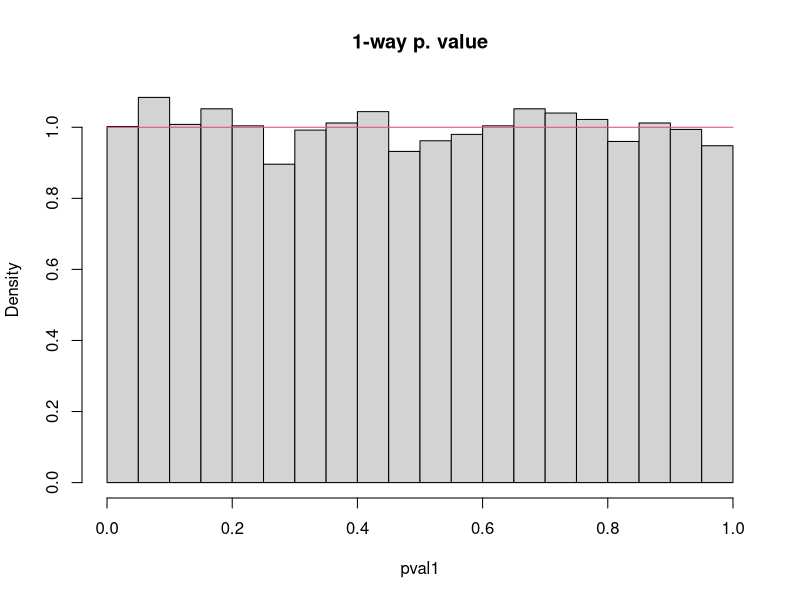
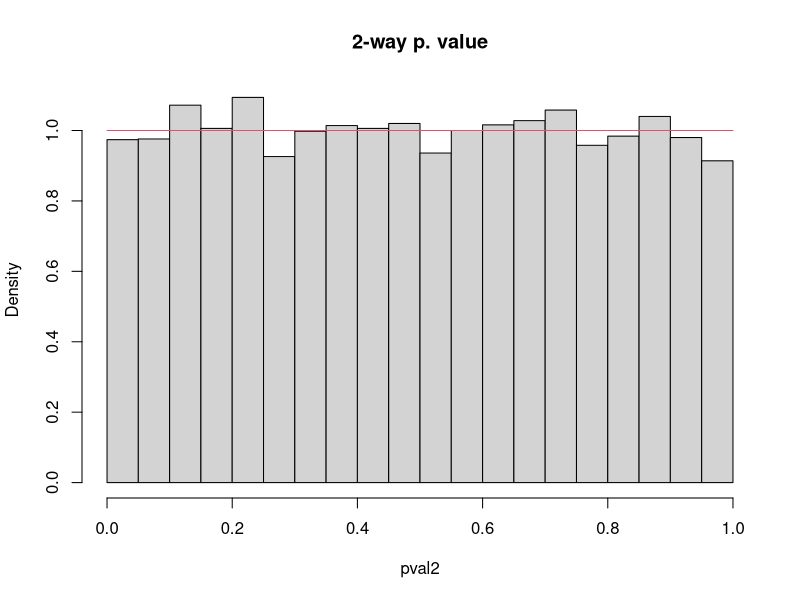
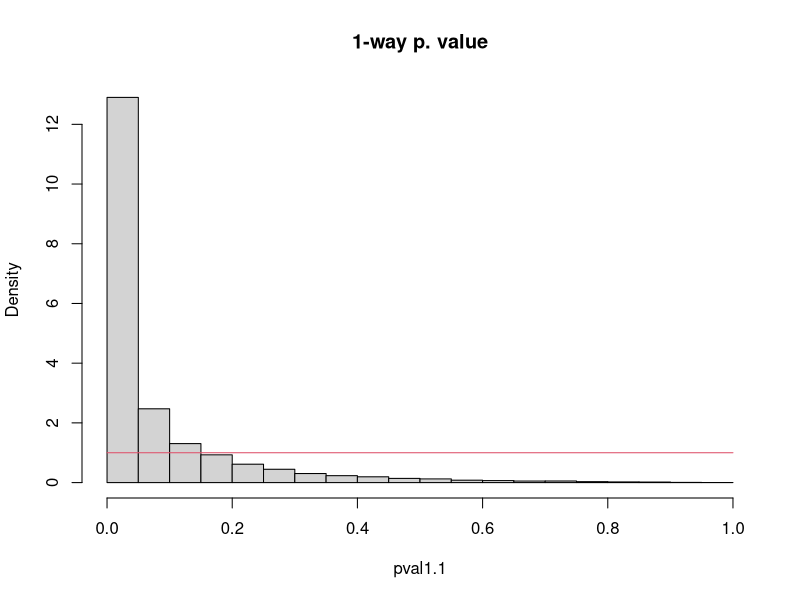
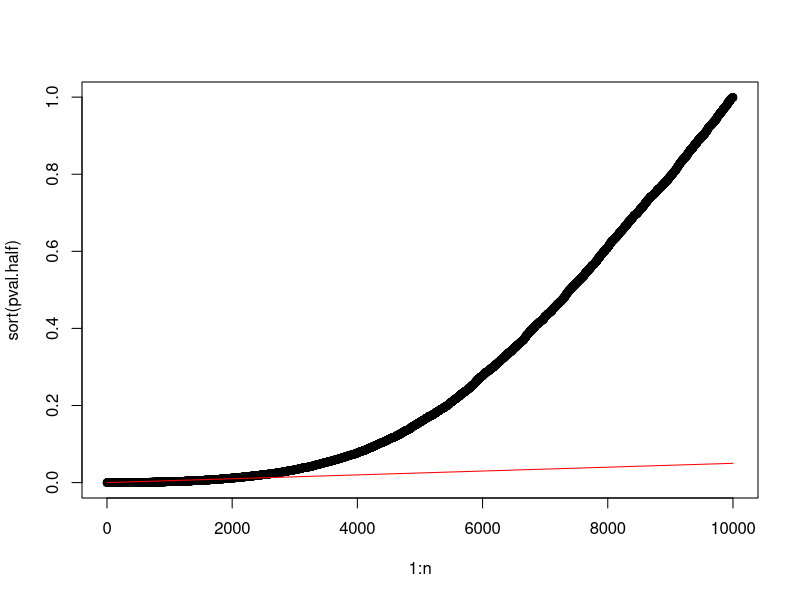
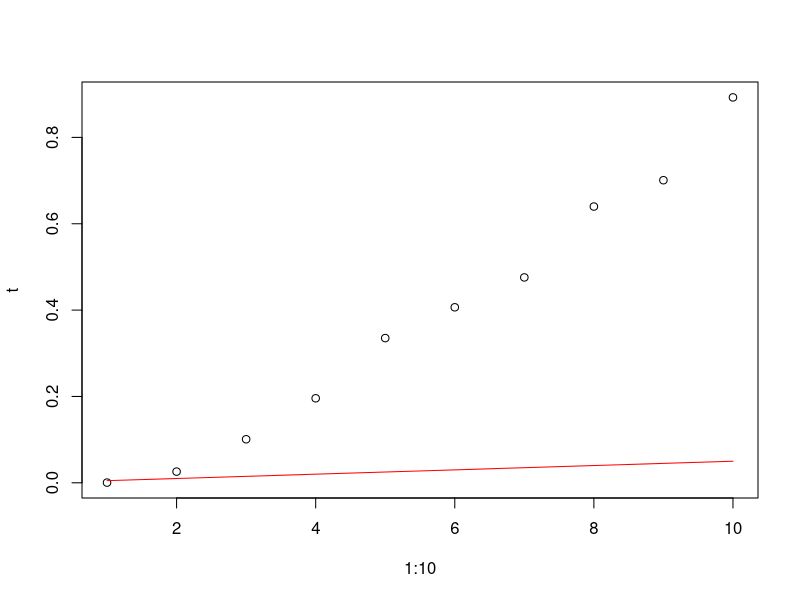
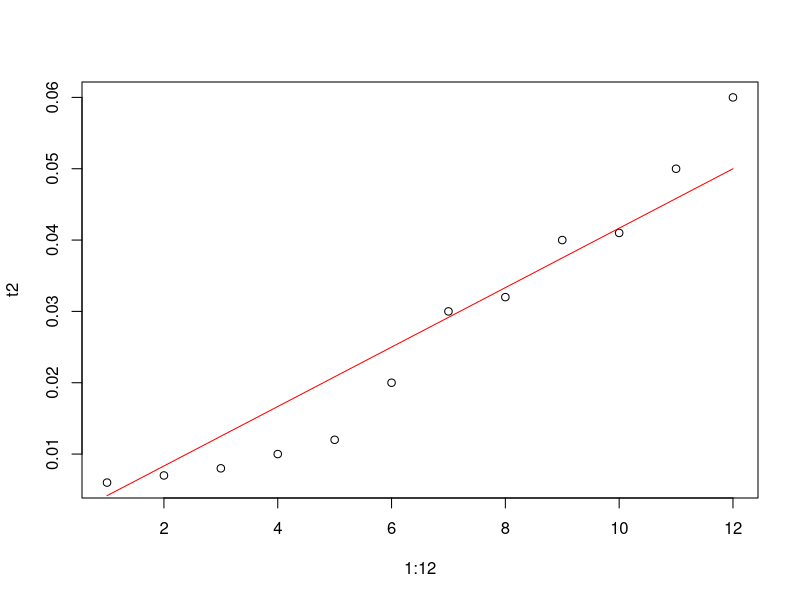
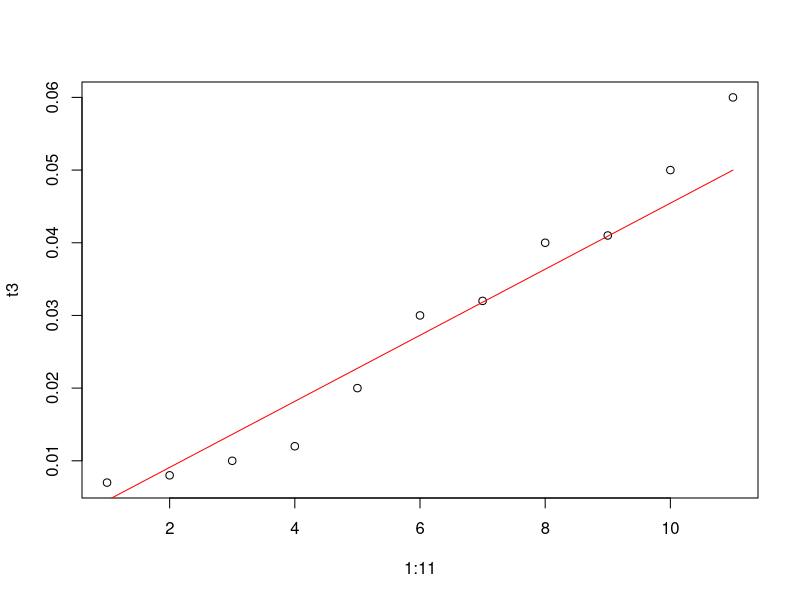
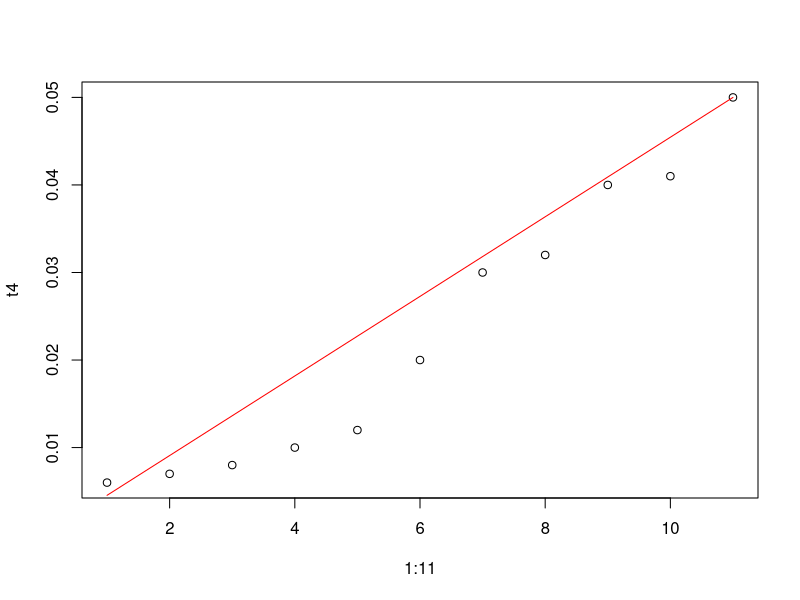

R code for these plots, in order:
# P.Values
n = 10000
X = rnorm(n)
# x_i \sim N(mu, 1)
# H0: mu = 0
# H1: mu > 0 
pval1 = pnorm(X, lower.tail = F)
hist(pval1, breaks=20, prob=T, main="1-way p. value")
lines(seq(0,1,1), rep(1,2), col=2)

# H0: mu = 0
# H1: mu != 0 
pval2 = 2*pmin(pnorm(X, lower.tail = F), pnorm(X))
hist(pval2, prob=T, main="2-way p. value")
lines(seq(0,1,1), rep(1,2), col=2)

# When mu is actually 2
X1 = rnorm(n, 2)
pval1.1 = pnorm(X1, lower.tail = F)
hist(pval1.1, breaks=20, prob=T, main="1-way p. value")
lines(seq(0,1,1), rep(1,2), col=2)

Xhalf = c(X[1:(n/2)], X1[1:(n/2)])
pval.half = pnorm(Xhalf, lower.tail = F)

# Bonferonni
rej = sum(pval.half<0.05/n) # rejected p.values
rej.true = sum(pval.half[(n/2):n]<0.05/n) # rejected p.values from actual H1
rej/(n/2)  # % true discoveries = power
(rej-rej.true)/rej # false positive

# BH
pBH = p.adjust(pval.half,method="BH")
rej = sum(pBH<0.05) # rejected p.values
rej.true = sum(pBH[(n/2):n]<0.05) # rejected p.values from actual H1
rej/(n/2)  # % true discoveries = power
(rej-rej.true)/rej # false positive
# FDR <= m0/m * q

# Draw
plot(1:n, sort(pval.half))
lines(1:n, (1:n)*0.05/n, col='red')

# Reduced graph
t = sort(c(pval1[1:5], pval1.1[1:5]))
plot(1:10, t)
t<(1:10)*0.05/length(t)
p.adjust(t,method="BH")
lines(1:10, (1:10)*0.05/10, col='red')

t2 = c(0.006, 0.007, 0.008, 0.01, 0.012, 0.02, 0.03, 0.032, 0.04, 0.041, 0.05, 0.06)
p.adjust(t2, method="BH") 
plot(1:12, t2)
lines(1:12, (1:12)*0.05/12, col='red')

t3 = c(0.007, 0.008, 0.01, 0.012, 0.02, 0.03, 0.032, 0.04, 0.041, 0.05, 0.06)
p.adjust(t3, method="BH") 
plot(1:11, t3)
lines(1:11, (1:11)*0.05/11, col='red')

t4 = c(0.006, 0.007, 0.008, 0.01, 0.012, 0.02, 0.03, 0.032, 0.04, 0.041, 0.05)
p.adjust(t4, method="BH") 
plot(1:11, t4)
lines(1:11, (1:11)*0.05/11, col='red')


# D. Refaeli